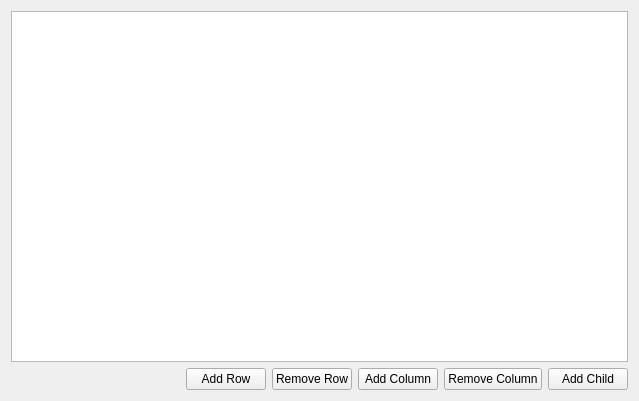
<?xml version="1.0" encoding="UTF-8"?>
<ui version="4.0">
 <class>Widget</class>
 <widget class="QWidget" name="Widget">
  <property name="geometry">
   <rect>
    <x>0</x>
    <y>0</y>
    <width>639</width>
    <height>401</height>
   </rect>
  </property>
  <property name="windowTitle">
   <string>Widget</string>
  </property>
  <layout class="QVBoxLayout" name="verticalLayout">
   <item>
    <widget class="QTreeView" name="treeView"/>
   </item>
   <item>
    <layout class="QHBoxLayout" name="horizontalLayout">
     <item>
      <spacer name="horizontalSpacer">
       <property name="orientation">
        <enum>Qt::Horizontal</enum>
       </property>
       <property name="sizeHint" stdset="0">
        <size>
         <width>40</width>
         <height>20</height>
        </size>
       </property>
      </spacer>
     </item>
     <item>
      <widget class="QPushButton" name="addRowButton">
       <property name="text">
        <string>Add Row</string>
       </property>
      </widget>
     </item>
     <item>
      <widget class="QPushButton" name="removeRowButton">
       <property name="text">
        <string>Remove Row</string>
       </property>
      </widget>
     </item>
     <item>
      <widget class="QPushButton" name="addColumnButton">
       <property name="text">
        <string>Add Column</string>
       </property>
      </widget>
     </item>
     <item>
      <widget class="QPushButton" name="removeColumnButton">
       <property name="text">
        <string>Remove Column</string>
       </property>
      </widget>
     </item>
     <item>
      <widget class="QPushButton" name="addChildButton">
       <property name="text">
        <string>Add Child</string>
       </property>
      </widget>
     </item>
    </layout>
   </item>
  </layout>
 </widget>
 <layoutdefault spacing="6" margin="11"/>
 <resources/>
 <connections/>
</ui>
